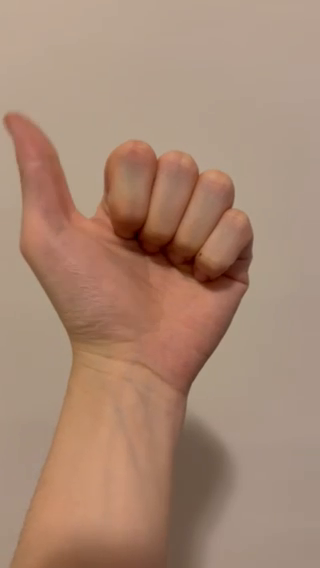
#> input picture frame 18 of videos/fingers.mp4, 320 x 568 px
$ python a2.py
#> lines starting #> are read from the running program, lines starting #| are printed output that depends on the picture; after the words box and inside, x2 and y2 are one past the last pixel; in counts of white or black regions, pixels touching at a corner belong together
import cv2
import os
import numpy as np

# Define paths
VIDEO_NAME = "fingers"
FVideo = f'videos/{VIDEO_NAME}.mp4'
WORKDIR = f"videos/{VIDEO_NAME}/"
os.makedirs(WORKDIR, exist_ok=True)
FFirst = WORKDIR + "first.png"  # Filename for the first frame image

# Create video capture object
vidCap = cv2.VideoCapture(FVideo)

# Read the first frame
success, image = vidCap.read()
#> image is the input picture: shape (568, 320, 3); mean B, G, R 116, 136.2, 168.1
if success:
    cv2.imwrite(FFirst, image)  # Save the first frame image
    # Here insert the code for hand detection
    # As an example, let's assume we use a simple color-based detection
    # Convert to HSV color space
    hsv = cv2.cvtColor(image, cv2.COLOR_BGR2HSV)
#> hsv: shape (568, 320, 3); mean H, S, V 12.3, 81.3, 168.1
    # Define the range of skin color in HSV
    lower_skin = np.array([0, 48, 80], dtype="uint8")
    upper_skin = np.array([20, 255, 255], dtype="uint8")
    # Create a mask based on the defined color range
    skinMask = cv2.inRange(hsv, lower_skin, upper_skin)
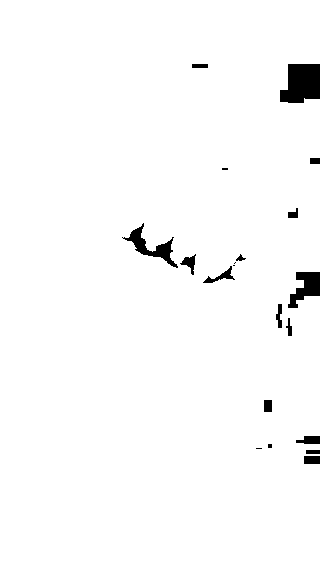
#> skinMask: shape (568, 320); 98% white; 20 black regions (5 under 20 px), largest, box (x1, y1, x2, y2) and area: (280, 64, 320, 103) 1279, (288, 272, 320, 308) 644, (122, 223, 178, 268) 642
    # Apply the mask to the image
    skin = cv2.bitwise_and(image, image, mask=skinMask)
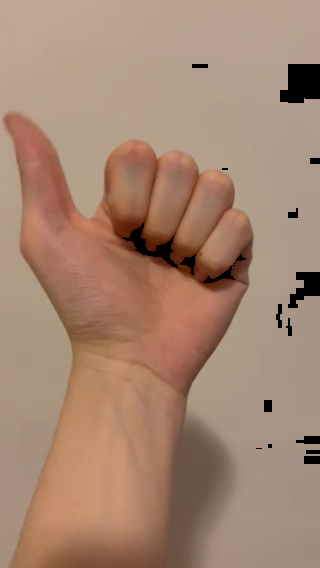
#> skin: shape (568, 320, 3); mean B, G, R 113.9, 133.8, 165.1
    # Show the result
    cv2.imshow("Skin detection", skin)
    cv2.waitKey(0)
    cv2.destroyAllWindows()
else:
    print("Failed to read the video")

vidCap.release()
